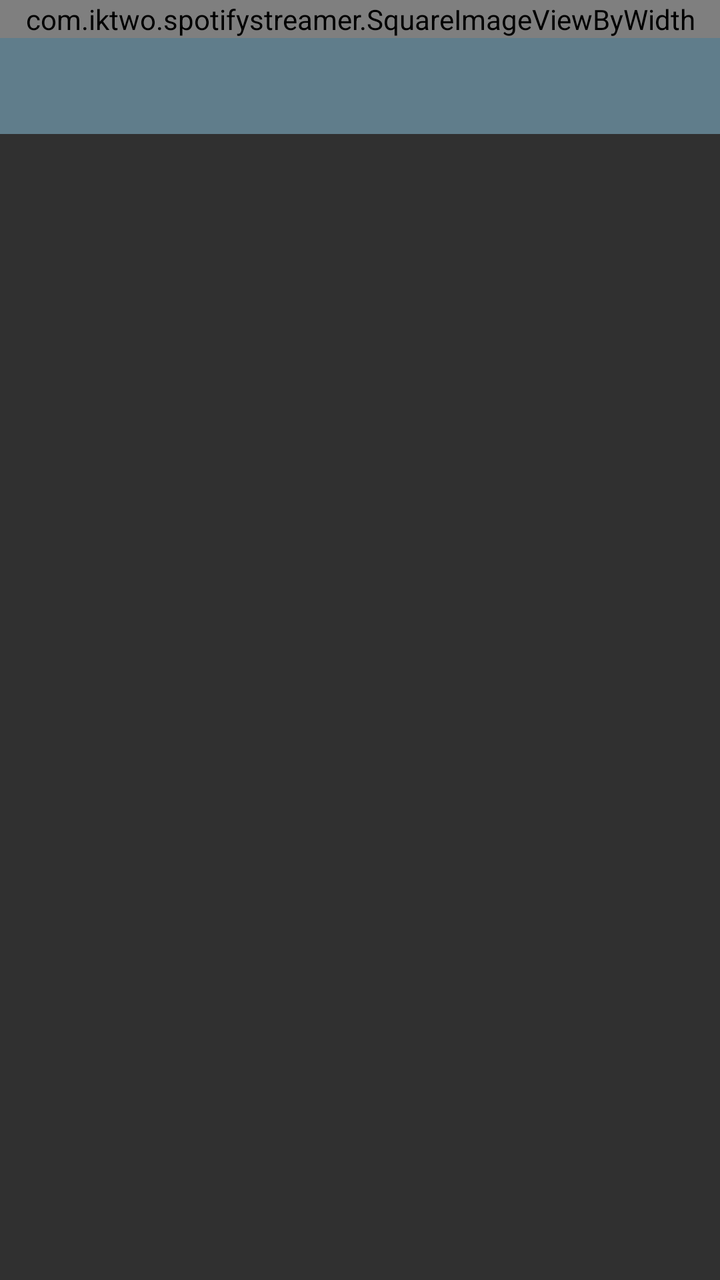
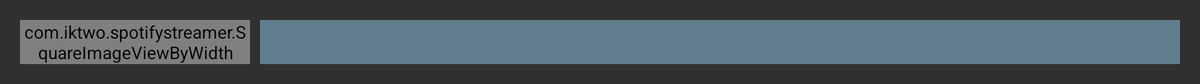

One screen, two layout resources from the same app: the default and the repository's alternative for another configuration. Each is rendered where Android would select it; the XML of both is given below.
<!-- AndroidManifest.xml: application theme AppTheme -->
<!-- res/layout/search_result_delegate.xml -->
<?xml version="1.0" encoding="utf-8"?>
<LinearLayout xmlns:android="http://schemas.android.com/apk/res/android"
    android:layout_width="match_parent"
    android:layout_height="match_parent"
    android:orientation="vertical">

    <com.iktwo.spotifystreamer.SquareImageViewByWidth
        android:id="@+id/image_view_thumbnail"
        android:layout_width="match_parent"
        android:layout_height="wrap_content"
        android:scaleType="centerCrop" />

    <LinearLayout
        android:id="@+id/background"
        android:layout_width="match_parent"
        android:layout_height="48dp"
        android:background="@color/colorPrimary"
        android:orientation="vertical">

        <TextView
            android:id="@+id/text_view_artist"
            android:layout_width="match_parent"
            android:layout_height="0dp"
            android:layout_weight="1"
            android:ellipsize="end"
            android:maxLines="1"
            android:paddingLeft="16dp"
            android:paddingRight="16dp"
            android:paddingTop="14dp"
            android:textSize="16sp"
            android:textStyle="bold" />

    </LinearLayout>

</LinearLayout>
<!-- resources referenced by this layout -->
<resources>
  <color name="colorPrimary">#607D8B</color>
  <style name="AppTheme" parent="Theme.AppCompat.NoActionBar">
          <item name="colorPrimary">@color/colorPrimary</item>
          <item name="colorPrimaryDark">@color/colorPrimaryDark</item>
          <item name="colorAccent">@color/colorAccent</item>
      </style>
  <color name="colorPrimaryDark">#455A64</color>
  <color name="colorAccent">#34db98</color>
</resources>
<!-- res/layout-sw600dp-land/search_result_delegate.xml (the repository's variant of the layout above) -->
<!-- drawn on a 7-inch tablet turned sideways -->
<?xml version="1.0" encoding="utf-8"?>
<LinearLayout xmlns:android="http://schemas.android.com/apk/res/android"
    android:layout_width="match_parent"
    android:layout_height="wrap_content"
    android:orientation="horizontal"
    android:padding="16dp"
    android:paddingBottom="8dp">

    <com.iktwo.spotifystreamer.SquareImageViewByWidth
        android:id="@+id/image_view_thumbnail"
        android:layout_width="0dp"
        android:layout_height="wrap_content"
        android:layout_weight="1"
        android:layout_gravity="center_vertical"
        android:scaleType="centerCrop" />

    <FrameLayout
        android:id="@+id/background"
        android:layout_width="0dp"
        android:layout_height="match_parent"
        android:layout_gravity="center_vertical"
        android:layout_weight="4"
        android:layout_marginLeft="8dp"
        android:layout_marginStart="8dp"
        android:background="@color/colorPrimary">

        <TextView
            android:id="@+id/text_view_artist"
            android:layout_width="match_parent"
            android:layout_height="match_parent"
            android:layout_gravity="center_vertical"
            android:ellipsize="end"
            android:maxLines="1"
            android:paddingLeft="8dp"
            android:paddingRight="8dp"
            android:textSize="20sp"
            android:textStyle="bold" />

    </FrameLayout>

</LinearLayout>
